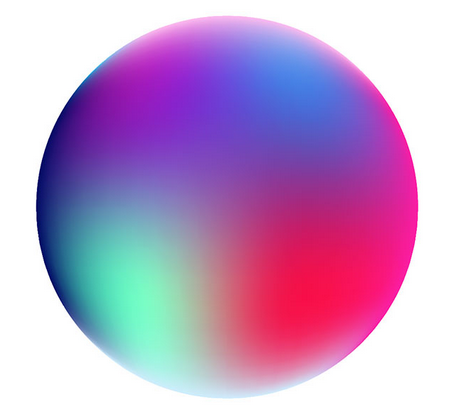
#> input picture Image processing/background.png, 461 x 419 px
$ python Remove_Background.py
#> lines starting #> are read from the running program, lines starting #| are printed output that depends on the picture; after the words box and inside, x2 and y2 are one past the last pixel; in counts of white or black regions, pixels touching at a corner belong together
#program to remove background from an image
import cv2
import numpy as np
#read image convert to grayscale
img = cv2.imread("background.png")
#> img is the input picture: shape (419, 461, 3); mean B, G, R 203.4, 160.7, 194.4
gray_img = cv2.cvtColor(img, cv2.COLOR_BGR2GRAY)
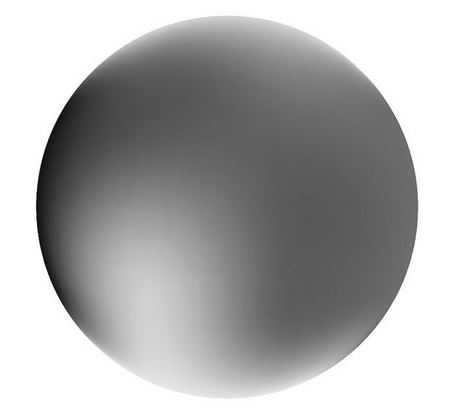
#> gray_img: shape (419, 461); min 8, max 255, mean 175.7
#find the threshold
_, thresh = cv2.threshold(gray_img, 127, 255, cv2.THRESH_BINARY_INV + cv2.THRESH_OTSU)
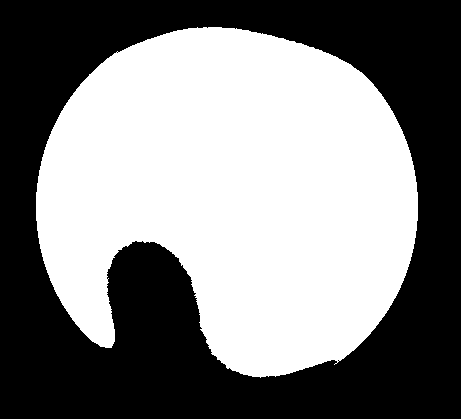
#> thresh: shape (419, 461); 50.8% white; 1 black region
#find the image contours
img_contours = cv2.findContours(thresh, cv2.RETR_TREE, cv2.CHAIN_APPROX_SIMPLE)[-2]
#> img_contours = 3 contours, 2 with area under 20; largest, box (x1, y1, x2, y2) and area: (36, 27, 418, 378) 97432
#Sort the contours
img_contours= sorted(img_contours, key=cv2.contourArea)
for i in img_contours:
    if cv2.contourArea(i) > 100:
        break
#> this loop made 3 passes
#> i on passes 1 to 2: [[337, 360], [338, 359], [339, 360], [338, 361]], [[116, 52], [117, 51], [118, 52], [117, 53]]
#generate the mask using np.zeros
mask = np.zeros(img.shape[:2], np.uint8)
#draw contour
cv2.drawContours(mask, [i],-1, 255, -1)
#> mask: shape (419, 461); 50.8% white; 1 black region, box (x1, y1, x2, y2) and area: (0, 0, 461, 419) 95096
#apply the bitwise_and operator
new_img = cv2.bitwise_and(img, img, mask=mask)
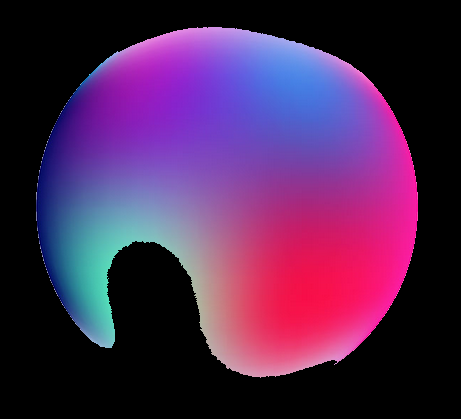
#> new_img: shape (419, 461, 3); mean B, G, R 82.2, 39, 76.8
cv2.imshow("original Image", img)
cv2.imshow("Image with background removed", new_img)
cv2.waitKey(0)
